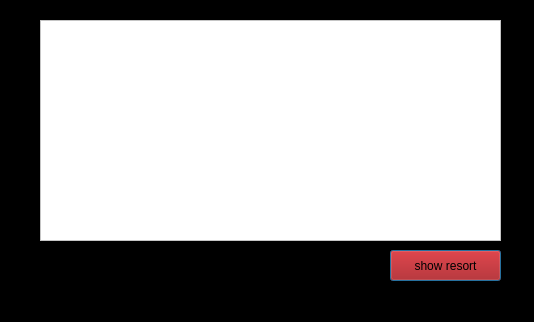
<?xml version="1.0" encoding="UTF-8"?>
<ui version="4.0">
 <class>saintadminshowDialog</class>
 <widget class="QDialog" name="saintadminshowDialog">
  <property name="geometry">
   <rect>
    <x>0</x>
    <y>0</y>
    <width>534</width>
    <height>322</height>
   </rect>
  </property>
  <property name="windowTitle">
   <string>Dialog</string>
  </property>
  <property name="styleSheet">
   <string notr="true">background:rgb(0, 0, 0)</string>
  </property>
  <widget class="QPushButton" name="pushButton_sm">
   <property name="geometry">
    <rect>
     <x>390</x>
     <y>250</y>
     <width>111</width>
     <height>31</height>
    </rect>
   </property>
   <property name="styleSheet">
    <string notr="true">font: 75 12pt &quot;MS Shell Dlg 2&quot;;
background:rgb(170, 0, 0)</string>
   </property>
   <property name="text">
    <string>show resort</string>
   </property>
  </widget>
  <widget class="QTableView" name="tableView_sm">
   <property name="geometry">
    <rect>
     <x>40</x>
     <y>20</y>
     <width>461</width>
     <height>221</height>
    </rect>
   </property>
   <property name="styleSheet">
    <string notr="true">font: 75 12pt &quot;MS Shell Dlg 2&quot;;
background:rgb(255, 255, 255)</string>
   </property>
  </widget>
 </widget>
 <resources/>
 <connections/>
</ui>
